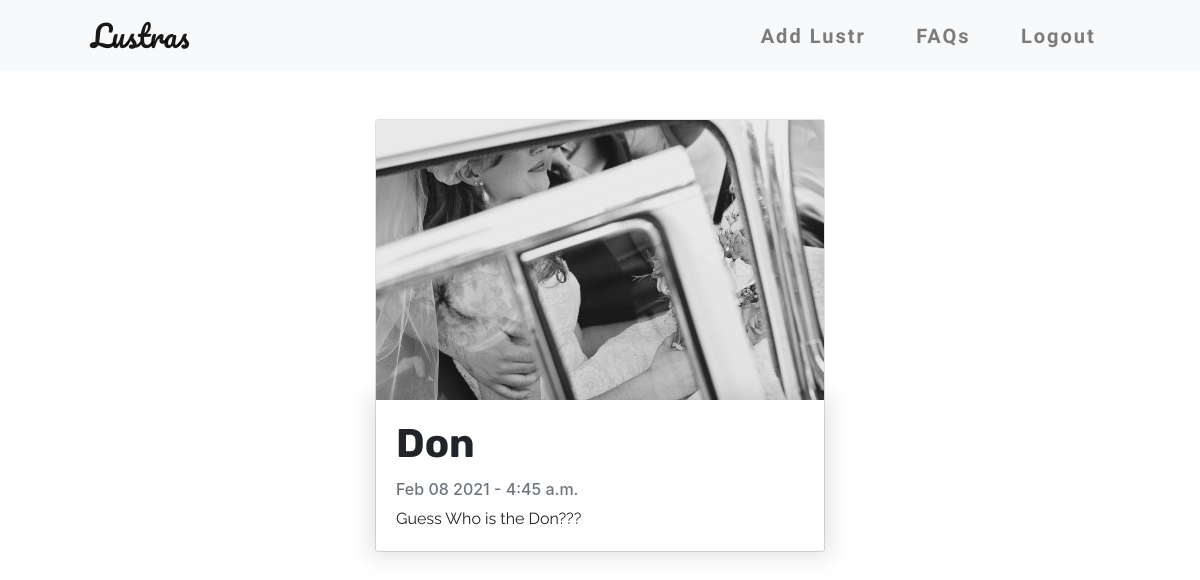
Screenshot of /don/ with the database file from the repository.
### finatic/models.py (models this page shows, shortened)
class Lust(models.Model):
    title = models.CharField(max_length=100, unique=True)
    slug = models.SlugField(max_length=100, unique=True)
    picture = models.ImageField()
    description = models.TextField()
    author = models.ForeignKey(User, on_delete=models.CASCADE)
    date = models.DateField(auto_now_add=True)
    time = models.TimeField(auto_now_add=True)
    update_date = models.DateField(auto_now_add=True)
    status = models.IntegerField(choices=STATUS, default=1)
    class Meta:
        ordering = ['-time']

### finatic/views.py (the view)
# urls.py: path('<slug:slug>/', views.LustDetail.as_view(), name="detail"),
class LustDetail(generic.DetailView):
    model = Lust
    context_object_name = 'lust_detail'
    template_name = 'finatic/lust_detail.html'

### finatic/templates/finatic/lust_detail.html (shortened to what this page needs)
{%  extends 'base.html' %}
{% block content %}
   <div class="col-md-5 mt-5 mx-auto">
        <div class="card mb-4">
            <img src="{{ lust_detail.picture.url }}" alt="">
          <div class="card-body">
            <h1 class="card-title">{{ lust_detail.title }}</h1>
              <p class="card-text text-muted h6">{{ lust_detail.date | date:'M d Y' }} - {{ lust_detail.time }}</p>
            <p class="card-text" id="jff">{{ lust_detail.description | safe }}</p>
          </div>
        </div>
    </div>
{% endblock %}

### finatic/static/style.css (style rules this page uses)
* { box-sizing: border-box; margin: 0; padding: 0; }
.card-body { box-shadow: 0 0 20px 7px rgba(0, 0, 0, 0.1); }
.card-title { font-family: 'Rubik', 'sans-serif'; font-weight: bold; }
.card-text { font-family: 'Raleway', 'sans-serif'; }
.card { margin: 20px 10px; }

### rows the page displays
Lust: picture (picture), title "Don", date "Feb 08 2021", time "4:45 a.m.", description "Guess Who is the Don???"
